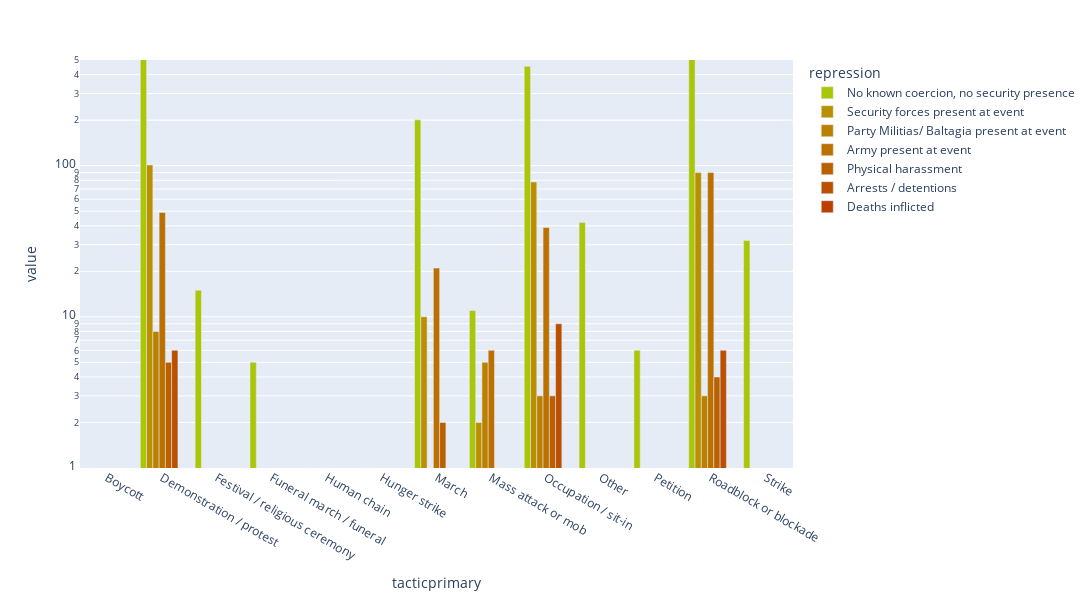

Notebook cell for this chart:
### Code cell
df = create_df('tacticprimary')
color_dict= col_func(df)

fig = px.bar(df, log_y=True, range_y= [1,500],barmode='group',
            width=1400, height=600,
            color_discrete_map=color_dict)
plt.savefig('../plots/leb_plots/tactic_repress.png')
fig.show()

### Figure 1 — Plotly figure (JSON) as saved in the notebook; plotly's stock layout.template omitted (floating-point values rounded to 4 significant figures)
{"data": [{"alignmentgroup": "True", "hovertemplate": "repression=No known coercion, no security presence<br>tacticprimary=%{x}<br>value=%{y}<extra></extra>", "legendgroup": "No known coercion, no security presence", "marker": {"color": "#A9C609", "pattern": {"shape": ""}}, "name": "No known coercion, no security presence", "offsetgroup": "No known coercion, no security presence", "orientation": "v", "showlegend": true, "textposition": "auto", "type": "bar", "x": ["Boycott", "Demonstration / protest", "Festival / religious ceremony", "Funeral march / funeral", "Human chain", "Hunger strike", "March", "Mass attack or mob", "Occupation / sit-in", "Other", "Petition", "Roadblock or blockade", "Strike"], "xaxis": "x", "y": [1, 576, 15, 5, 1, 1, 201, 11, 454, 42, 6, 1275, 32], "yaxis": "y"}, {"alignmentgroup": "True", "hovertemplate": "repression=Security forces present at event<br>tacticprimary=%{x}<br>value=%{y}<extra></extra>", "legendgroup": "Security forces present at event", "marker": {"color": "#BB9000", "pattern": {"shape": ""}}, "name": "Security forces present at event", "offsetgroup": "Security forces present at event", "orientation": "v", "showlegend": true, "textposition": "auto", "type": "bar", "x": ["Boycott", "Demonstration / protest", "Festival / religious ceremony", "Funeral march / funeral", "Human chain", "Hunger strike", "March", "Mass attack or mob", "Occupation / sit-in", "Other", "Petition", "Roadblock or blockade", "Strike"], "xaxis": "x", "y": [null, 101, null, null, null, 1, 10, 2, 78, 1, null, 90, null], "yaxis": "y"}, {"alignmentgroup": "True", "hovertemplate": "repression=Party Militias/ Baltagia present at event<br>tacticprimary=%{x}<br>value=%{y}<extra></extra>", "legendgroup": "Party Militias/ Baltagia present at event", "marker": {"color": "#BB8000", "pattern": {"shape": ""}}, "name": "Party Militias/ Baltagia present at event", "offsetgroup": "Party Militias/ Baltagia present at event", "orientation": "v", "showlegend": true, "textposition": "auto", "type": "bar", "x": ["Boycott", "Demonstration / protest", "Festival / religious ceremony", "Funeral march / funeral", "Human chain", "Hunger strike", "March", "Mass attack or mob", "Occupation / sit-in", "Other", "Petition", "Roadblock or blockade", "Strike"], "xaxis": "x", "y": [null, 8, null, null, null, null, 1, 5, 3, 1, null, 3, null], "yaxis": "y"}, {"alignmentgroup": "True", "hovertemplate": "repression=Army present at event<br>tacticprimary=%{x}<br>value=%{y}<extra></extra>", "legendgroup": "Army present at event", "marker": {"color": "#BB7000", "pattern": {"shape": ""}}, "name": "Army present at event", "offsetgroup": "Army present at event", "orientation": "v", "showlegend": true, "textposition": "auto", "type": "bar", "x": ["Boycott", "Demonstration / protest", "Festival / religious ceremony", "Funeral march / funeral", "Human chain", "Hunger strike", "March", "Mass attack or mob", "Occupation / sit-in", "Other", "Petition", "Roadblock or blockade", "Strike"], "xaxis": "x", "y": [null, 49, null, null, 1, null, 21, 6, 39, 1, null, 90, null], "yaxis": "y"}, {"alignmentgroup": "True", "hovertemplate": "repression=Physical harassment<br>tacticprimary=%{x}<br>value=%{y}<extra></extra>", "legendgroup": "Physical harassment", "marker": {"color": "#BB6000", "pattern": {"shape": ""}}, "name": "Physical harassment", "offsetgroup": "Physical harassment", "orientation": "v", "showlegend": true, "textposition": "auto", "type": "bar", "x": ["Boycott", "Demonstration / protest", "Festival / religious ceremony", "Funeral march / funeral", "Human chain", "Hunger strike", "March", "Mass attack or mob", "Occupation / sit-in", "Other", "Petition", "Roadblock or blockade", "Strike"], "xaxis": "x", "y": [null, 5, null, null, null, null, 2, 1, 3, null, null, 4, null], "yaxis": "y"}, {"alignmentgroup": "True", "hovertemplate": "repression=Arrests / detentions<br>tacticprimary=%{x}<br>value=%{y}<extra></extra>", "legendgroup": "Arrests / detentions", "marker": {"color": "#BB5000", "pattern": {"shape": ""}}, "name": "Arrests / detentions", "offsetgroup": "Arrests / detentions", "orientation": "v", "showlegend": true, "textposition": "auto", "type": "bar", "x": ["Boycott", "Demonstration / protest", "Festival / religious ceremony", "Funeral march / funeral", "Human chain", "Hunger strike", "March", "Mass attack or mob", "Occupation / sit-in", "Other", "Petition", "Roadblock or blockade", "Strike"], "xaxis": "x", "y": [null, 6, null, null, null, null, null, null, 9, 1, null, 6, null], "yaxis": "y"}, {"alignmentgroup": "True", "hovertemplate": "repression=Deaths inflicted<br>tacticprimary=%{x}<br>value=%{y}<extra></extra>", "legendgroup": "Deaths inflicted", "marker": {"color": "#BB4000", "pattern": {"shape": ""}}, "name": "Deaths inflicted", "offsetgroup": "Deaths inflicted", "orientation": "v", "showlegend": true, "textposition": "auto", "type": "bar", "x": ["Boycott", "Demonstration / protest", "Festival / religious ceremony", "Funeral march / funeral", "Human chain", "Hunger strike", "March", "Mass attack or mob", "Occupation / sit-in", "Other", "Petition", "Roadblock or blockade", "Strike"], "xaxis": "x", "y": [null, null, null, null, null, null, null, null, 1, 1, null, 1, null], "yaxis": "y"}], "layout": {"barmode": "group", "height": 600, "legend": {"title": {"text": "repression"}, "tracegroupgap": 0}, "margin": {"t": 60}, "width": 1400, "xaxis": {"anchor": "y", "domain": [0, 1], "title": {"text": "tacticprimary"}}, "yaxis": {"anchor": "x", "domain": [0, 1], "range": [0, 2.699], "title": {"text": "value"}, "type": "log"}}}
